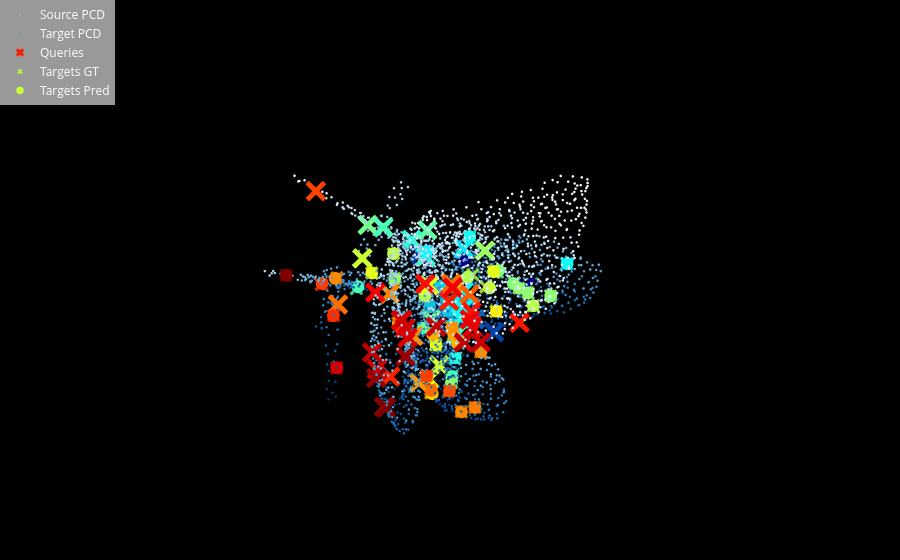

This figure's notebook cell:
### Code cell
queries = sample["queries"].squeeze().cpu()
src_pcd = sample["src_pcd"].cpu()
tgt_pcd = sample["tgt_pcd"].cpu()

targets = sample["norm_targets"].squeeze().cpu()
targets_preds = preds["corr_predictions"].squeeze(0).cpu()

src_points = go.Scatter3d(
    x=src_pcd[...,0],
    y=src_pcd[...,1],
    z=src_pcd[...,2],
    mode='markers',
    name='Source PCD',
    marker=dict(
        size=1.5,
        color=src_pcd[...,2],        # color by z value
        colorscale='Blues_r',
        opacity=1.0
    )
)

stride = 1
src_kpts3d = go.Scatter3d(
    x=queries[::stride][...,0],
    y=queries[::stride][...,1],
    z=queries[::stride][...,2],
    mode='markers',
    name='Queries',
    marker=dict(
        size=7.5,
        color=queries[::stride][...,0],        # color by z value
        colorscale='jet',
        opacity=1.0,
        symbol='x'
    )
)

tgt_points = go.Scatter3d(
    x=tgt_pcd[...,0],
    y=tgt_pcd[...,1],
    z=tgt_pcd[...,2],
    mode='markers',
    name='Target PCD',
    marker=dict(
        size=1.5,
        color=tgt_pcd[...,2],        # color by z value
        colorscale='Blues_r',
        opacity=1.0
    )
)

tgt_kpts3d = go.Scatter3d(
    x=targets[::stride][...,0],
    y=targets[::stride][...,1],
    z=targets[::stride][...,2],
    mode='markers',
    name='Targets GT',
    marker=dict(
        size=5,
        color=targets[::stride][...,0],        # color by x value
        colorscale='jet',
        opacity=0.8,
        symbol='x'
    )
)

tgt_kpts3d_pred = go.Scatter3d(
    x=targets_preds[::stride][...,0],
    y=targets_preds[::stride][...,1],
    z=targets_preds[::stride][...,2],
    mode='markers',
    name='Targets Pred',
    marker=dict(
        size=7.5,
        color=targets[::stride][...,0],        # color by x value
        colorscale='jet',
        opacity=1.0,
        # symbol='x'
    )
)

fig = go.Figure(data=[src_points, tgt_points, src_kpts3d, tgt_kpts3d, tgt_kpts3d_pred])

fig.update_layout(
    scene=dict(
        xaxis=dict(visible=False),
        yaxis=dict(visible=False),
        zaxis=dict(visible=False),
        bgcolor='black',
    ),
    paper_bgcolor='black',
    legend=dict(
        x=0,
        y=1,
        xanchor='left',
        yanchor='top',
        bgcolor='rgba(255,255,255,0.6)',
        font=dict(color='white'),
    ),
    margin=dict(l=0, r=0, b=0, t=0),
)

fig.show()
